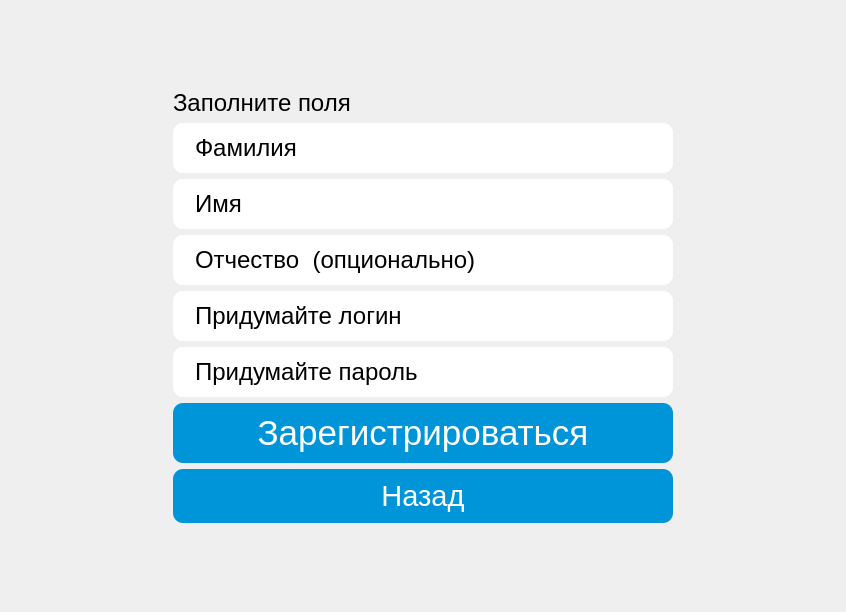
<?xml version="1.0" encoding="UTF-8"?>
<ui version="4.0">
 <class>RegistrationWindow</class>
 <widget class="QMainWindow" name="RegistrationWindow">
  <property name="geometry">
   <rect>
    <x>0</x>
    <y>0</y>
    <width>846</width>
    <height>612</height>
   </rect>
  </property>
  <property name="windowTitle">
   <string>MainWindow</string>
  </property>
  <property name="styleSheet">
   <string notr="true">background-image: url('png/clouds.jpg');
background-repeat: no-repeat;
background-position: center;
background-size: cover;</string>
  </property>
  <widget class="QWidget" name="centralwidget">
   <property name="styleSheet">
    <string notr="true">background: transparent; </string>
   </property>
   <layout class="QGridLayout" name="gridLayout">
    <item row="5" column="1" alignment="Qt::AlignHCenter">
     <widget class="QLineEdit" name="login_line">
      <property name="sizePolicy">
       <sizepolicy hsizetype="Fixed" vsizetype="Fixed">
        <horstretch>0</horstretch>
        <verstretch>0</verstretch>
       </sizepolicy>
      </property>
      <property name="minimumSize">
       <size>
        <width>500</width>
        <height>0</height>
       </size>
      </property>
      <property name="font">
       <font>
        <family>Arial</family>
        <pointsize>18</pointsize>
       </font>
      </property>
      <property name="focusPolicy">
       <enum>Qt::ClickFocus</enum>
      </property>
      <property name="styleSheet">
       <string notr="true">background: white;
border: none;                
    border-radius: 10px;        
    padding: 10px 20px;          </string>
      </property>
      <property name="text">
       <string>Придумайте логин</string>
      </property>
      <property name="maxLength">
       <number>64</number>
      </property>
     </widget>
    </item>
    <item row="4" column="0">
     <spacer name="horizontalSpacer">
      <property name="orientation">
       <enum>Qt::Horizontal</enum>
      </property>
      <property name="sizeHint" stdset="0">
       <size>
        <width>40</width>
        <height>20</height>
       </size>
      </property>
     </spacer>
    </item>
    <item row="3" column="1" alignment="Qt::AlignHCenter">
     <widget class="QLineEdit" name="name_line">
      <property name="sizePolicy">
       <sizepolicy hsizetype="Fixed" vsizetype="Fixed">
        <horstretch>0</horstretch>
        <verstretch>0</verstretch>
       </sizepolicy>
      </property>
      <property name="minimumSize">
       <size>
        <width>500</width>
        <height>0</height>
       </size>
      </property>
      <property name="font">
       <font>
        <family>Arial</family>
        <pointsize>18</pointsize>
       </font>
      </property>
      <property name="focusPolicy">
       <enum>Qt::ClickFocus</enum>
      </property>
      <property name="styleSheet">
       <string notr="true">background: white;
border: none;                
    border-radius: 10px;        
    padding: 10px 20px;          </string>
      </property>
      <property name="text">
       <string>Имя</string>
      </property>
      <property name="maxLength">
       <number>64</number>
      </property>
     </widget>
    </item>
    <item row="8" column="1" alignment="Qt::AlignHCenter">
     <widget class="QPushButton" name="back_button">
      <property name="sizePolicy">
       <sizepolicy hsizetype="Fixed" vsizetype="Fixed">
        <horstretch>0</horstretch>
        <verstretch>0</verstretch>
       </sizepolicy>
      </property>
      <property name="minimumSize">
       <size>
        <width>500</width>
        <height>0</height>
       </size>
      </property>
      <property name="font">
       <font>
        <family>Arial</family>
        <pointsize>22</pointsize>
       </font>
      </property>
      <property name="styleSheet">
       <string notr="true">QPushButton {
    background: rgb(0, 148, 216);
    color: white;
    border: none;
    border-radius: 10px;
    padding: 10px 20px;
}
QPushButton:hover {
    background: rgb(0, 120, 190); /* Цвет при наведении */
}
QPushButton:pressed {
    background: rgb(0, 100, 160); /* Цвет при нажатии */
}</string>
      </property>
      <property name="text">
       <string>Назад</string>
      </property>
     </widget>
    </item>
    <item row="9" column="1">
     <spacer name="verticalSpacer_2">
      <property name="orientation">
       <enum>Qt::Vertical</enum>
      </property>
      <property name="sizeHint" stdset="0">
       <size>
        <width>20</width>
        <height>40</height>
       </size>
      </property>
     </spacer>
    </item>
    <item row="4" column="1" alignment="Qt::AlignHCenter">
     <widget class="QLineEdit" name="middle_name_line">
      <property name="sizePolicy">
       <sizepolicy hsizetype="Fixed" vsizetype="Fixed">
        <horstretch>0</horstretch>
        <verstretch>0</verstretch>
       </sizepolicy>
      </property>
      <property name="minimumSize">
       <size>
        <width>500</width>
        <height>0</height>
       </size>
      </property>
      <property name="font">
       <font>
        <family>Arial</family>
        <pointsize>18</pointsize>
       </font>
      </property>
      <property name="focusPolicy">
       <enum>Qt::ClickFocus</enum>
      </property>
      <property name="styleSheet">
       <string notr="true">background: white;
border: none;                
    border-radius: 10px;        
    padding: 10px 20px;          </string>
      </property>
      <property name="text">
       <string>Отчество  (опционально)</string>
      </property>
      <property name="maxLength">
       <number>64</number>
      </property>
     </widget>
    </item>
    <item row="1" column="1">
     <widget class="QLabel" name="appointment">
      <property name="sizePolicy">
       <sizepolicy hsizetype="Expanding" vsizetype="Minimum">
        <horstretch>0</horstretch>
        <verstretch>0</verstretch>
       </sizepolicy>
      </property>
      <property name="minimumSize">
       <size>
        <width>300</width>
        <height>0</height>
       </size>
      </property>
      <property name="maximumSize">
       <size>
        <width>16777215</width>
        <height>16777215</height>
       </size>
      </property>
      <property name="font">
       <font>
        <pointsize>18</pointsize>
       </font>
      </property>
      <property name="styleSheet">
       <string notr="true">background: transparent;
</string>
      </property>
      <property name="text">
       <string>Заполните поля</string>
      </property>
      <property name="scaledContents">
       <bool>true</bool>
      </property>
     </widget>
    </item>
    <item row="7" column="1" alignment="Qt::AlignHCenter">
     <widget class="QPushButton" name="registry_button">
      <property name="sizePolicy">
       <sizepolicy hsizetype="Fixed" vsizetype="Fixed">
        <horstretch>0</horstretch>
        <verstretch>0</verstretch>
       </sizepolicy>
      </property>
      <property name="minimumSize">
       <size>
        <width>500</width>
        <height>0</height>
       </size>
      </property>
      <property name="font">
       <font>
        <family>Arial</family>
        <pointsize>26</pointsize>
       </font>
      </property>
      <property name="styleSheet">
       <string notr="true">QPushButton {
    background: rgb(0, 148, 216);
    color: white;
    border: none;
    border-radius: 10px;
    padding: 10px 20px;
}
QPushButton:hover {
    background: rgb(0, 120, 190); /* Цвет при наведении */
}
QPushButton:pressed {
    background: rgb(0, 100, 160); /* Цвет при нажатии */
}</string>
      </property>
      <property name="text">
       <string>Зарегистрироваться</string>
      </property>
     </widget>
    </item>
    <item row="2" column="1" alignment="Qt::AlignHCenter">
     <widget class="QLineEdit" name="surname_line">
      <property name="sizePolicy">
       <sizepolicy hsizetype="Fixed" vsizetype="Fixed">
        <horstretch>0</horstretch>
        <verstretch>0</verstretch>
       </sizepolicy>
      </property>
      <property name="minimumSize">
       <size>
        <width>500</width>
        <height>0</height>
       </size>
      </property>
      <property name="font">
       <font>
        <family>Arial</family>
        <pointsize>18</pointsize>
       </font>
      </property>
      <property name="focusPolicy">
       <enum>Qt::ClickFocus</enum>
      </property>
      <property name="styleSheet">
       <string notr="true">background: white;
border: none;                
    border-radius: 10px;        
    padding: 10px 20px;          </string>
      </property>
      <property name="text">
       <string>Фамилия</string>
      </property>
      <property name="maxLength">
       <number>64</number>
      </property>
     </widget>
    </item>
    <item row="6" column="1" alignment="Qt::AlignHCenter">
     <widget class="QLineEdit" name="password_line">
      <property name="sizePolicy">
       <sizepolicy hsizetype="Fixed" vsizetype="Fixed">
        <horstretch>0</horstretch>
        <verstretch>0</verstretch>
       </sizepolicy>
      </property>
      <property name="minimumSize">
       <size>
        <width>500</width>
        <height>0</height>
       </size>
      </property>
      <property name="font">
       <font>
        <family>Arial</family>
        <pointsize>18</pointsize>
       </font>
      </property>
      <property name="focusPolicy">
       <enum>Qt::ClickFocus</enum>
      </property>
      <property name="styleSheet">
       <string notr="true">background: white;
border: none;                
    border-radius: 10px;        
    padding: 10px 20px;          </string>
      </property>
      <property name="text">
       <string>Придумайте пароль</string>
      </property>
      <property name="maxLength">
       <number>64</number>
      </property>
     </widget>
    </item>
    <item row="0" column="1">
     <spacer name="verticalSpacer">
      <property name="orientation">
       <enum>Qt::Vertical</enum>
      </property>
      <property name="sizeHint" stdset="0">
       <size>
        <width>20</width>
        <height>40</height>
       </size>
      </property>
     </spacer>
    </item>
    <item row="4" column="2">
     <spacer name="horizontalSpacer_2">
      <property name="orientation">
       <enum>Qt::Horizontal</enum>
      </property>
      <property name="sizeHint" stdset="0">
       <size>
        <width>40</width>
        <height>20</height>
       </size>
      </property>
     </spacer>
    </item>
   </layout>
  </widget>
 </widget>
 <resources/>
 <connections/>
</ui>
